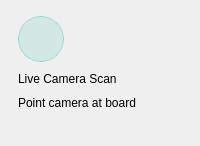
             <widget class="QFrame" name="qaLiveCamera">
              <property name="kind" stdset="0">
               <string notr="true">qaCardTeal</string>
              </property>
              <property name="cursor">
               <cursorShape>PointingHandCursor</cursorShape>
              </property>
              <property name="minimumSize">
               <size>
                <width>0</width>
                <height>116</height>
               </size>
              </property>
              <property name="sizePolicy">
               <sizepolicy hsizetype="Expanding" vsizetype="Preferred">
                <horstretch>0</horstretch>
                <verstretch>0</verstretch>
               </sizepolicy>
              </property>
              <layout class="QVBoxLayout" name="qaLiveCameraLayout">
               <property name="spacing">
                <number>10</number>
               </property>
               <property name="leftMargin">
                <number>18</number>
               </property>
               <property name="topMargin">
                <number>16</number>
               </property>
               <property name="rightMargin">
                <number>18</number>
               </property>
               <property name="bottomMargin">
                <number>16</number>
               </property>
               <item>
                <widget class="QLabel" name="qaLiveCameraIconCircle">
                 <property name="pixmap">
                  <pixmap>icons/camera__14B8A6__24.svg</pixmap>
                 </property>
                 <property name="alignment">
                  <set>Qt::AlignCenter</set>
                 </property>
                 <property name="minimumSize">
                  <size>
                   <width>46</width>
                   <height>46</height>
                  </size>
                 </property>
                 <property name="maximumSize">
                  <size>
                   <width>46</width>
                   <height>46</height>
                  </size>
                 </property>
                 <property name="styleSheet">
                  <string>background-color: rgba(20,184,166,0.13); border: 1px solid rgba(20,184,166,0.33); border-radius: 23px;</string>
                 </property>
                </widget>
               </item>
               <item>
                <widget class="QLabel" name="qaLiveCameraTitle">
                 <property name="text">
                  <string>Live Camera Scan</string>
                 </property>
                 <property name="role" stdset="0">
                  <string notr="true">qaTitle</string>
                 </property>
                </widget>
               </item>
               <item>
                <widget class="QLabel" name="qaLiveCameraDesc">
                 <property name="text">
                  <string>Point camera at board</string>
                 </property>
                 <property name="wordWrap">
                  <bool>true</bool>
                 </property>
                 <property name="role" stdset="0">
                  <string notr="true">qaDesc</string>
                 </property>
                </widget>
               </item>
               <item>
                <spacer name="qaLiveCameraSpacer">
                 <property name="orientation">
                  <enum>Qt::Vertical</enum>
                 </property>
                 <property name="sizeHint" stdset="0">
                  <size>
                   <width>40</width>
                   <height>20</height>
                  </size>
                 </property>
                </spacer>
               </item>
              </layout>
             </widget>
